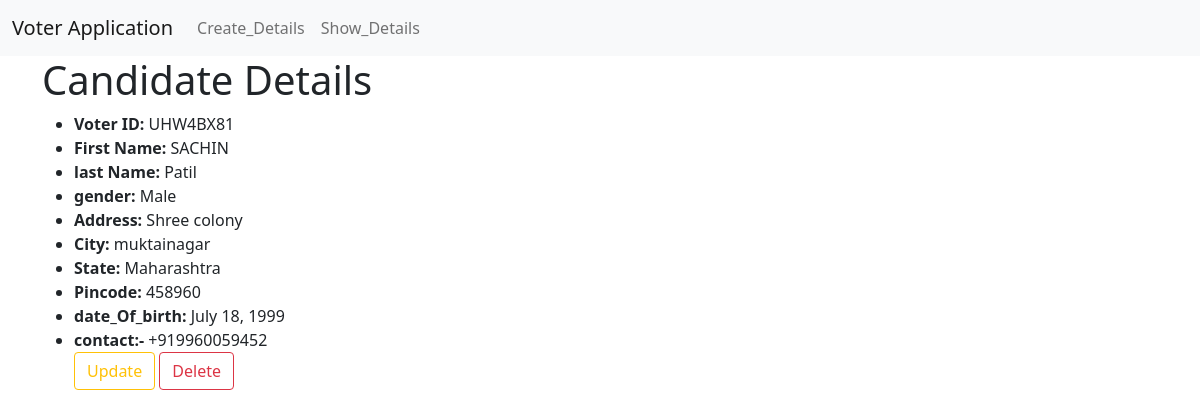
The page /votar/details/2/ on the database its author committed.
### voterapp/models.py (models this page shows, shortened)
class Voter(models.Model):
    Gender = [('Male', 'Male'), ('Female', 'Female'), ('Other', 'Other')]
    voter_id = models.CharField(max_length=10, unique=True, editable=False, auto_created=True)
    first_name = models.CharField(max_length=45, validators=[cheack])
    last_name = models.CharField(max_length=45, validators=[cheack])
    gender = models.CharField(max_length=40, choices=Gender)
    address = models.TextField()
    city = models.CharField(max_length=40)
    state = models.CharField(max_length=40)
    pincode = models.CharField(max_length=6,
                               validators=[
                                   RegexValidator(r'^\d{6}$', "Pincode must have exactly 6 digits.")
                               ])
    date_of_birth = models.DateField()
    contact = PhoneNumberField(region='IN')

### voterapp/views.py (the view)
# urls.py: path('details/<int:pk>/', candidate_details, name='details_url'),
def candidate_details(request, pk):
    template_name = 'voterapp/details.html'
    data = Voter.objects.get(pk=pk)
    context = {'voter': data}
    return render(request, template_name, context)

### templates/voterapp/details.html (shortened to what this page needs)
{% extends "base.html" %}
    {% block content %}
    <h1>Candidate Details</h1>
    <ul>
        <li><strong>Voter ID:</strong> {{ voter.voter_id }}</li>
        <li><strong>First Name:</strong> {{ voter.first_name }}</li>
        <li><strong>last Name:</strong> {{ voter.last_name }}</li>
        <li><strong>gender:</strong> {{ voter.gender }}</li>
        <li><strong>Address:</strong> {{ voter.address}}</li>
        <li><strong>City:</strong> {{ voter.city }}</li>
        <li><strong>State:</strong> {{ voter.state}}</li>
        <li><strong>Pincode:</strong> {{ voter.pincode }}</li>
        <li><strong>date_Of_birth:</strong> {{ voter.date_of_birth }}</li>
        <li><strong>contact:-</strong> {{ voter.contact }}</li>
        <a href = "{% url 'update_url' voter.pk %}" class="btn btn-outline-warning">Update</a>
        <a href = "{% url 'delete_url' voter.pk %}" class="btn btn-outline-danger">Delete</a>
    </ul>
    {% endblock %}

### rows shown on the page
Voter: voter_id "UHW4BX81", first_name "SACHIN", last_name "Patil", gender "Male", address "Shree colony", city "muktainagar", state "Maharashtra", pincode "458960", date_of_birth "July 18, 1999", contact "+919960059452"
